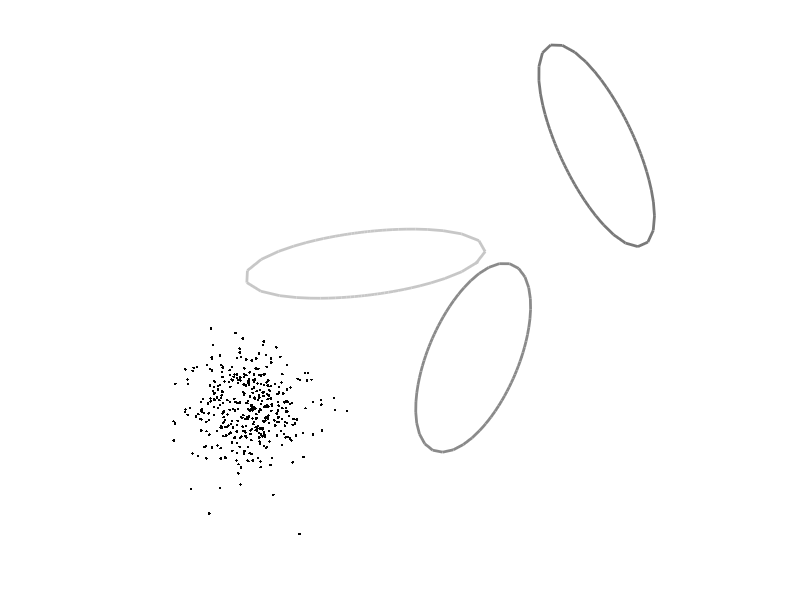
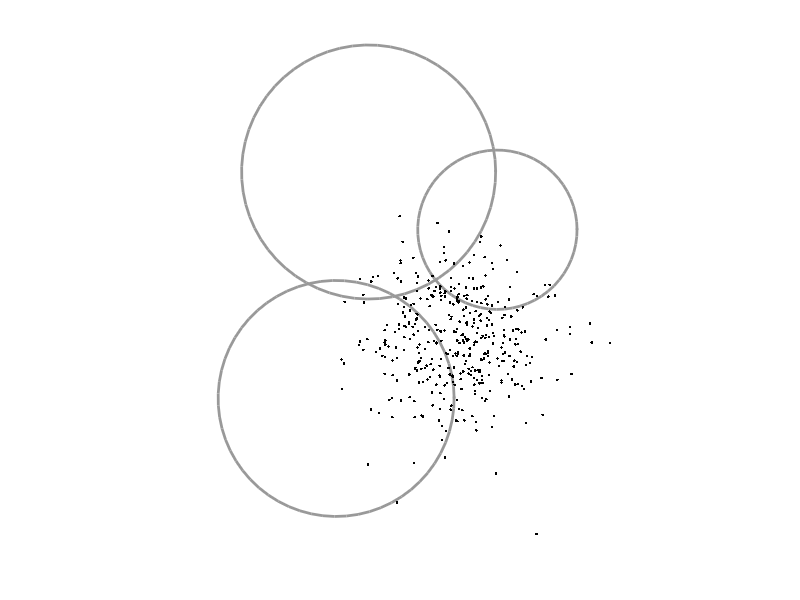

Reproduce these figures in MATLAB, in order.
function r=practicalMixGaussC

%The goal of this practical is to generate some data from an n-Dimensional
%mixtures of Gaussians model, and subsequently to fit an
%n-dimensional mixtures of Gaussians model to it to recover the original
%parameters

%You should use this template for your code and fill in the missing 
%sections marked "TO DO"

%close all open plots
close all;

%define true parameters for mixture of k Gaussians
%we will represent the mixtures of Gaussians as a Matlab structure
%in d dimenisions, the mean field
%will be a dxk matrix and the cov field will be a dxdxk matrix.
mixGaussTrue.k = 3;
mixGaussTrue.d = 2;
mixGaussTrue.weight = [0.1309 0.3966 0.4725];
mixGaussTrue.mean(:,1) = [ 4.0491 ; 4.8597];
mixGaussTrue.mean(:,2) = [ 7.7578 ; 1.6335];
mixGaussTrue.mean(:,3) = [11.9945 ; 8.9206];
mixGaussTrue.cov(:,:,1) = [  4.2534    0.4791;  0.4791    0.3522];
mixGaussTrue.cov(:,:,2) = [  0.9729    0.8723;  0.8723    2.6317];
mixGaussTrue.cov(:,:,3) = [  0.9886   -1.2244; -1.2244    3.0187];

%define number of samples to generate
nData = 400;

%generate data from the mixture of Gaussians
%TO DO - fill in this routine (below)
data = mixGaussGen(mixGaussTrue,nData);

%draw data, true Gaussians
figure;
drawEMData2d(data,mixGaussTrue);
drawnow;

%define number of components to estimate
nGaussEst = 3;

%fit mixture of Gaussians
%TO DO fill in this routine (below)
figure;
mixGaussEst = fitMixGauss(data,nGaussEst);




%==========================================================================
%==========================================================================

%the goal of this function is to generate data from a k-dimensional
%mixtures of Gaussians structure.
function data = mixGaussGen(mixGauss,nData);

%create space for output data
data = zeros(mixGauss.d,nData);
%for each data point
for (cData =1:nData)
    %randomly choose Gaussian according to probability distributions
    h = sampleFromDiscrete(mixGauss.weight);
    %draw a sample from the appropriate Gaussian distribution
    %first sample from the covariance matrix (google how to do this - it
    %will involve the Matlab command 'chol').  Then add the mean vector
    %TO DO (f)- replace this
    data(:,cData) = randn(mixGauss.d,1);
   
end;
    
%==========================================================================
%==========================================================================

function mixGaussEst = fitMixGauss(data,k);
        
[nDim nData] = size(data);

%MAIN E-M ROUTINE 
%there are nData data points, and there is a hidden variable associated
%with each.  If the hidden variable is 0 this indicates that the data was
%generated by the first Gaussian.  If the hidden variable is 1 then this
%indicates that the hidden variable was generated by the second Gaussian
%etc.

postHidden = zeros(k, nData);

%in the E-M algorithm, we calculate a complete posterior distribution over
%the (nData) hidden variables in the E-Step.  In the M-Step, we
%update the parameters of the Gaussians (mean, cov, w).  

%we will initialize the values to random values
mixGaussEst.d = nDim;
mixGaussEst.k = k;
mixGaussEst.weight = (1/k)*ones(1,k);
mixGaussEst.mean = 2*randn(nDim,k);
for (cGauss =1:k)
    mixGaussEst.cov(:,:,cGauss) = (0.5+1.5*rand(1))*eye(nDim,nDim);
end;

%calculate current likelihood
%TO DO - fill in this routine
logLike = getMixGaussLogLike(data,mixGaussEst);
fprintf('Log Likelihood Iter 0 : %4.3f\n',logLike);

nIter = 20;
for (cIter = 1:nIter)
   %Expectation step
   
   for (cData = 1:nData)
        %TO DO (g): fill in column of 'hidden' - calculate posterior probability that
        %this data point came from each of the Gaussians
        %replace this:
        postHidden(:,cData) = 1/k;
   end;
   
   %Maximization Step
   
   %for each constituent Gaussian
   for (cGauss = 1:k) 
        %TO DO (h):  Update weighting parameters mixGauss.weight based on the total
        %posterior probability associated with each Gaussian. Replace this:
        mixGaussEst.weight(cGauss) = mixGaussEst.weight(cGauss); 
   
        %TO DO (i):  Update mean parameters mixGauss.mean by weighted average
        %where weights are given by posterior probability associated with
        %Gaussian.  Replace this:
        mixGaussEst.mean(cGauss) = mixGaussEst.mean(cGauss);
        
        %TO DO (j):  Update covarance parameter based on weighted average of
        %square distance from update mean, where weights are given by
        %posterior probability associated with Gaussian
        mixGaussEst.cov(:,:,cGauss) = mixGaussEst.cov(:,:,cGauss);
   end;
   
   %draw the new solution
   drawEMData2d(data,mixGaussEst);drawnow;

   %calculate the log likelihood
   logLike = getMixGaussLogLike(data,mixGaussEst);
   fprintf('Log Likelihood Iter %d : %4.3f\n',cIter,logLike);

end;


%==========================================================================
%==========================================================================

%the goal of this routine is to calculate the log likelihood for the whole
%data set under a mixture of Gaussians model. We calculate the log as the
%likelihood will probably be a very small number that Matlab may not be
%able to represent.
function logLike = getMixGaussLogLike(data,mixGaussEst);

%find total number of data items
nData = size(data,2);

%initialize log likelihoods
logLike = 0;

%run through each data item
for(cData = 1:nData)
    thisData = data(:,cData);    
    %TO DO - calculate likelihood of this data point under mixture of
    %Gaussians model. Replace this
    like = 1;
    
    %add to total log like
    logLike = logLike+log(like);        
end;


%==========================================================================
%==========================================================================

%The goal fo this routine is to draw the data in histogram form and plot
%the mixtures of Gaussian model on top of it.
function r = drawEMData2d(data,mixGauss)


set(gcf,'Color',[1 1 1]);
plot(data(1,:),data(2,:),'k.');

for (cGauss = 1:mixGauss.k)
    drawGaussianOutline(mixGauss.mean(:,cGauss),mixGauss.cov(:,:,cGauss),mixGauss.weight(cGauss));
    hold on;
end;
plot(data(1,:),data(2,:),'k.');
axis square;axis equal;
axis off;
hold off;drawnow;

    


%=================================================================== 
%===================================================================

%draw 2DGaussian
function r= drawGaussianOutline(m,s,w)

hold on;
angleInc = 0.1;

c = [0.9*(1-w) 0.9*(1-w) 0.9*(1-w)];


for (cAngle = 0:angleInc:2*pi)
    angle1 = cAngle;
    angle2 = cAngle+angleInc;
    [x1 y1] = getGaussian2SD(m,s,angle1);
    [x2 y2] = getGaussian2SD(m,s,angle2);
    plot([x1 x2],[y1 y2],'k-','LineWidth',2,'Color',c);
end

%===================================================================
%===================================================================

%find position of in xy co-ordinates at 2SD out for a certain angle
function [x,y]= getGaussian2SD(m,s,angle1)

if (size(s,2)==1)
    s = diag(s);
end;

vec = [cos(angle1) sin(angle1)];
factor = 4/(vec*inv(s)*vec');

x = cos(angle1) *sqrt(factor);
y = sin(angle1) *sqrt(factor);

x = x+m(1);
y = y+m(2);

%==========================================================================
%==========================================================================

%draws a random sample from a discrete probability distribution using a
%rejection sampling method
function r = sampleFromDiscrete(probDist);

nIndex = length(probDist);
while(1)
    %choose random index
    r=ceil(rand(1)*nIndex);
    %choose random height
    randHeight = rand(1);
    %if height is less than probability value at this point in the
    %histogram then select
    if (randHeight<probDist(r))
        break;
    end;
end;

